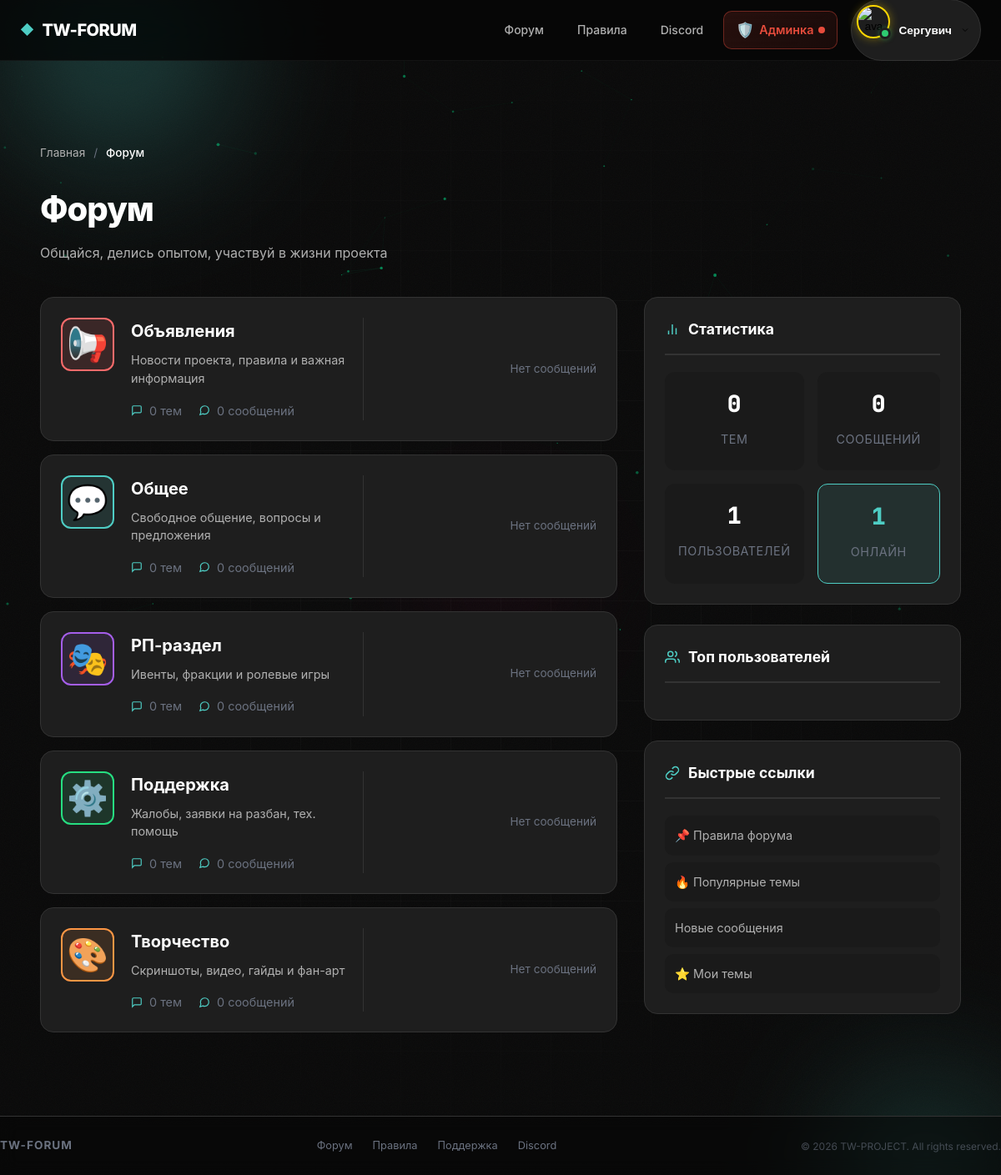
/forum/ (signed in), run on the app's committed database.
### forum/models.py (models this page shows, shortened)
class Setting(db.Model):
    __tablename__ = 'settings'
    id = db.Column(db.Integer, primary_key=True)
    key = db.Column(db.String(100), unique=True, nullable=False, index=True)
    value = db.Column(db.JSON, nullable=True)
    value_type = db.Column(db.String(20), default='str')
    description = db.Column(db.String(255), nullable=True)
    group = db.Column(db.String(50), default='general', index=True)
    updated_at = db.Column(db.DateTime, default=datetime.utcnow, onupdate=datetime.utcnow)
    @staticmethod
    def get(key, default=None):
        setting = Setting.query.filter_by(key=key).first()
        return setting.value if setting else default

class Category(db.Model):
    __tablename__ = 'categories'
    id = db.Column(db.Integer, primary_key=True)
    title = db.Column(db.String(100), nullable=False)
    description = db.Column(db.String(255))
    icon = db.Column(db.String(10), default='📌')
    color = db.Column(db.String(7), default='#4ecdc4')
    order = db.Column(db.Integer, default=0)
    created_at = db.Column(db.DateTime, default=datetime.utcnow)
    topics = db.relationship('Topic', backref='category', lazy='dynamic', cascade='all, delete-orphan')
    def get_stats(self):
        topic_count = self.topics.count()
        post_count = sum(topic.posts.count() for topic in self.topics)
        return {'topics': topic_count, 'posts': post_count}
    def get_last_post(self):
        last_topic = self.topics.order_by(Topic.last_post_at.desc()).first()
        return None

### auth/models.py (models this page shows, shortened)
class User(UserMixin, db.Model):
    __tablename__ = 'users'
    id = db.Column(db.Integer, primary_key=True)
    steam_id = db.Column(db.BigInteger, unique=True, nullable=False, index=True)
    username = db.Column(db.String(100), nullable=False)
    avatar = db.Column(db.String(255), nullable=True)
    role = db.Column(db.String(30), default='player', nullable=False)
    flags = db.Column(db.JSON, default=list)
    custom_title = db.Column(db.String(50), nullable=True)
    signature = db.Column(db.Text, nullable=True)
    game_nickname = db.Column(db.String(100), nullable=True)
    discord = db.Column(db.String(50), nullable=True)
    telegram = db.Column(db.String(50), nullable=True)
    theme = db.Column(db.String(20), default='dark', nullable=False)
    timezone = db.Column(db.String(50), default='Europe/Moscow', nullable=False)
    language = db.Column(db.String(10), default='ru', nullable=False)
    show_online_status = db.Column(db.Boolean, default=True)
    show_email = db.Column(db.Boolean, default=False)
    show_activity = db.Column(db.Boolean, default=True)
    allow_search_index = db.Column(db.Boolean, default=False)
    email_new_reply = db.Column(db.Boolean, default=True)
    email_new_mention = db.Column(db.Boolean, default=True)
    email_private_message = db.Column(db.Boolean, default=True)
    notify_new_reply = db.Column(db.Boolean, default=True)
    notify_new_like = db.Column(db.Boolean, default=True)
    notify_announcements = db.Column(db.Boolean, default=True)
    is_banned = db.Column(db.Boolean, default=False, nullable=False)
    ban_reason = db.Column(db.String(255), nullable=True)
    ban_expires = db.Column(db.DateTime, nullable=True)
    created_at = db.Column(db.DateTime, default=datetime.utcnow, nullable=False)
    last_login = db.Column(db.DateTime, default=datetime.utcnow, onupdate=datetime.utcnow, nullable=False)
    def _ensure_flags(self):
        if self.flags is None or not isinstance(self.flags, list):
            self.flags = []

### forum/routes.py (the view, shortened to what this page needs)
@forum_bp.route('/')
def index():
    categories = Category.query.order_by(Category.order, Category.id).all()
    total_topics = db.session.scalar(db.select(func.count(Topic.id))) or 0
    total_posts = db.session.scalar(db.select(func.count(Post.id))) or 0
    total_users = db.session.scalar(db.select(func.count(User.id))) or 0
    online_threshold = datetime.utcnow() - timedelta(minutes=15)
    online_users = db.session.scalar(
        db.select(func.count(User.id)).filter(User.last_login >= online_threshold)
    ) or 1
    categories_data = []
    for cat in categories:
        stats = cat.get_stats()
        categories_data.append({
            'id': cat.id,
            'icon': cat.icon,
            'title': cat.title,
            'description': cat.description,
            'topics': stats['topics'],
            'posts': stats['posts'],
            'last_post': cat.get_last_post(),
            'color': cat.color
        })
    return render_template('forum/index.html',
                           categories=categories_data,
                           stats={'total_topics': total_topics, 'total_posts': total_posts, 'online_now': online_users},
                           total_users=total_users)

### templates/forum/index.html (shortened to what this page needs)
{% extends 'base.html' %}
{% block content %}
<div class="forum-container">
    <nav class="breadcrumb">
        <a href="{{ url_for('core.index') }}" class="breadcrumb-link">Главная</a>
        <span class="breadcrumb-separator">/</span>
        <span class="breadcrumb-current">Форум</span>
    </nav>
    <div class="forum-header">
        <h1 class="forum-title">Форум</h1>
        <p class="forum-subtitle">Общайся, делись опытом, участвуй в жизни проекта</p>
    </div>
    <div class="forum-layout">
        <div class="forum-main">
            <div class="categories-list">
                {% for category in categories %}
                <a href="{{ url_for('forum.category', category_id=category.id) }}" class="category-card" style="--category-color: {{ category.color }}">
                    <div class="category-icon" style="background: {{ category.color }}20; border-color: {{ category.color }}">
                        <span class="category-emoji">{{ category.icon }}</span>
                    </div>
                    <div class="category-content">
                        <h2 class="category-title">{{ category.title }}</h2>
                        <p class="category-description">{{ category.description }}</p>
                        <div class="category-meta">
                            <span class="meta-item">
                                <svg width="14" height="14" viewBox="0 0 24 24" fill="none" stroke="currentColor" stroke-width="2">
                                    <path d="M21 15a2 2 0 0 1-2 2H7l-4 4V5a2 2 0 0 1 2-2h14a2 2 0 0 1 2 2z"></path>
                                </svg>
                                {{ category.topics }} тем
                            </span>
                            <span class="meta-item">
                                <svg width="14" height="14" viewBox="0 0 24 24" fill="none" stroke="currentColor" stroke-width="2">
                                    <path d="M21 11.5a8.38 8.38 0 0 1-.9 3.8 8.5 8.5 0 0 1-7.6 4.7 8.38 8.38 0 0 1-3.8-.9L3 21l1.9-5.7a8.38 8.38 0 0 1-.9-3.8 8.5 8.5 0 0 1 4.7-7.6 8.38 8.38 0 0 1 3.8-.9h.5a8.48 8.48 0 0 1 8 8v.5z"></path>
                                </svg>
                                {{ category.posts }} сообщений
                            </span>
                        </div>
                    </div>
                    <div class="category-last">
                        {% if category.last_post %}
                        <div class="last-post-info">
                            <span class="last-post-title">{{ category.last_post.title }}</span>
                            <span class="last-post-meta">
                                от <strong>{{ category.last_post.author }}</strong>
                            </span>
                            <span class="last-post-time">{{ category.last_post.time }}</span>
                        </div>
                        {% else %}
                        <span class="no-posts">Нет сообщений</span>
                        {% endif %}
                    </div>
                </a>
                {% endfor %}
            </div>
        </div>
        <aside class="forum-sidebar">
            <div class="sidebar-card">
                <h3 class="sidebar-title">
                    <svg width="18" height="18" viewBox="0 0 24 24" fill="none" stroke="currentColor" stroke-width="2">
                        <path d="M18 20V10M12 20V4M6 20v-6"/>
                    </svg>
                    Статистика
                </h3>
                <div class="stats-grid">
                    <div class="stat-box">
                        <span class="stat-number">{{ stats.total_topics }}</span>
                        <span class="stat-label">Тем</span>
                    </div>
                    <div class="stat-box">
                        <span class="stat-number">{{ stats.total_posts }}</span>
                        <span class="stat-label">Сообщений</span>
                    </div>
                    <div class="stat-box">
                        <span class="stat-number">{{ total_users }}</span>
                        <span class="stat-label">Пользователей</span>
                    </div>
                    <div class="stat-box highlight">
                        <span class="stat-number">{{ stats.online_now }}</span>
                        <span class="stat-label">Онлайн</span>
                    </div>
                </div>
            </div>
            <div class="sidebar-card">
                <h3 class="sidebar-title">
                    <svg width="18" height="18" viewBox="0 0 24 24" fill="none" stroke="currentColor" stroke-width="2">
                        <path d="M17 21v-2a4 4 0 0 0-4-4H5a4 4 0 0 0-4 4v2"></path>
                        <circle cx="9" cy="7" r="4"></circle>
                        <path d="M23 21v-2a4 4 0 0 0-3-3.87"></path>
                        <path d="M16 3.13a4 4 0 0 1 0 7.75"></path>
                    </svg>
                    Топ пользователей
                </h3>
            </div>
            <div class="sidebar-card">
                <h3 class="sidebar-title">
                    <svg width="18" height="18" viewBox="0 0 24 24" fill="none" stroke="currentColor" stroke-width="2">
                        <path d="M10 13a5 5 0 0 0 7.54.54l3-3a5 5 0 0 0-7.07-7.07l-1.72 1.71"></path>
                        <path d="M14 11a5 5 0 0 0-7.54-.54l-3 3a5 5 0 0 0 7.07 7.07l1.71-1.71"></path>
                    </svg>
                    Быстрые ссылки
                </h3>
                <div class="quick-links">
                    <a href="#" class="quick-link">📌 Правила форума</a>
                    <a href="#" class="quick-link">🔥 Популярные темы</a>
                    <a href="#" class="quick-link"> Новые сообщения</a>
                    <a href="#" class="quick-link">⭐ Мои темы</a>
                </div>
            </div>
        </aside>
    </div>
</div>
{% endblock %}

### templates/base.html (shortened to what this page needs)
<!DOCTYPE html>
<html lang="ru">
<head>
    <link rel="stylesheet" href="{{ url_for('static', filename='css/style.css') }}">
    <link rel="stylesheet" href="{{ url_for('static', filename='css/ranks.css') }}">
    <link rel="stylesheet" href="{{ url_for('static', filename='css/profile.css') }}">
</head>
<body>
    {% from 'macros/ranks.html' import render_rank, render_flags, user_card_mini with context %}
    <div class="bg-layer">
        <div class="glow-orb orb-1"></div>
        <div class="glow-orb orb-2"></div>
    </div>
    <header class="glass-header">
        <div class="container header-inner">
            <a href="{{ url_for('core.index') }}" class="logo">
                <span class="logo-icon">◆</span>
                {{ Setting.get('forum_name', 'TW-FORUM') }}
            </a>
            <nav class="header-nav">
                <a href="{{ url_for('forum.index') }}" class="nav-link">Форум</a>
                <a href="{{ url_for('forum.rules') }}" class="nav-link">Правила</a>
                <a href="https://discord.gg/ba2rRTSNZc" target="_blank" class="nav-link">Discord</a>
                {% if current_user.is_authenticated %}
                    {% if can('admin.view') %}
                    <a href="{{ url_for('admin.dashboard') }}" class="nav-link nav-admin" title="Админ-панель">
                        <span class="admin-icon">🛡️</span>
                        <span class="admin-text">Админка</span>
                        <span class="admin-badge"></span>
                    </a>
                    {% endif %}
                    <div class="user-dropdown" id="userDropdown">
                        <button class="user-dropdown-toggle" onclick="toggleUserMenu(event)">
                            <div class="user-avatar-wrapper {{ current_user.role }}">
                                <img src="{{ current_user.avatar }}" alt="ava" class="mini-avatar"
                                     onerror="this.src='https://avatars.steamstatic.com/fef49e7fa7e1997310d705b2a6158ff8dc1cdfeb_medium.jpg'">
                                {% set is_online = (current_user.last_login - datetime.utcnow()).total_seconds() < 900 %}
                                <span class="status-indicator {{ 'online' if is_online else 'offline' }}"></span>
                            </div>
                            <span class="user-pill-name">{{ current_user.username }}</span>
                            <svg width="12" height="12" viewBox="0 0 24 24" fill="none" stroke="currentColor" stroke-width="2">
                                <polyline points="6 9 12 15 18 9"></polyline>
                            </svg>
                        </button>
                                {% set tc = current_user.topics|length %}
                                {% set pc = current_user.posts|length %}
                    </div>
                {% endif %}
            </nav>
        </div>
    </header>
    <main class="main-content">
        {% block content %}{% endblock %}
    </main>
    <footer class="glass-footer">
        <div class="footer-inner">
            <div class="footer-brand">{{ Setting.get('forum_name', 'TW-FORUM') }}</div>
            <div class="footer-links">
                <a href="{{ url_for('forum.index') }}">Форум</a>
                <a href="#">Правила</a>
                <a href="#">Поддержка</a>
                <a href="#">Discord</a>
            </div>
            <div class="footer-copy">© 2026 TW-PROJECT. All rights reserved.</div>
        </div>
    </footer>
</body>
</html>

### data on the page
Setting: get "TW-FORUM"
User: username "Сергувич"
Category: icon "📢", title "Объявления", description "Новости проекта, правила и важная информация", topics "0", posts "0"
Category: icon "💬", title "Общее", description "Свободное общение, вопросы и предложения", topics "0", posts "0"
Category: icon "🎭", title "РП-раздел", description "Ивенты, фракции и ролевые игры", topics "0", posts "0"
Category: icon "⚙️", title "Поддержка", description "Жалобы, заявки на разбан, тех. помощь", topics "0", posts "0"
Category: icon "🎨", title "Творчество", description "Скриншоты, видео, гайды и фан-арт", topics "0", posts "0"

### other printed values
{{ stats.total_topics }} "0"
{{ stats.total_posts }} "0"
{{ total_users }} "1"
{{ stats.online_now }} "1"
